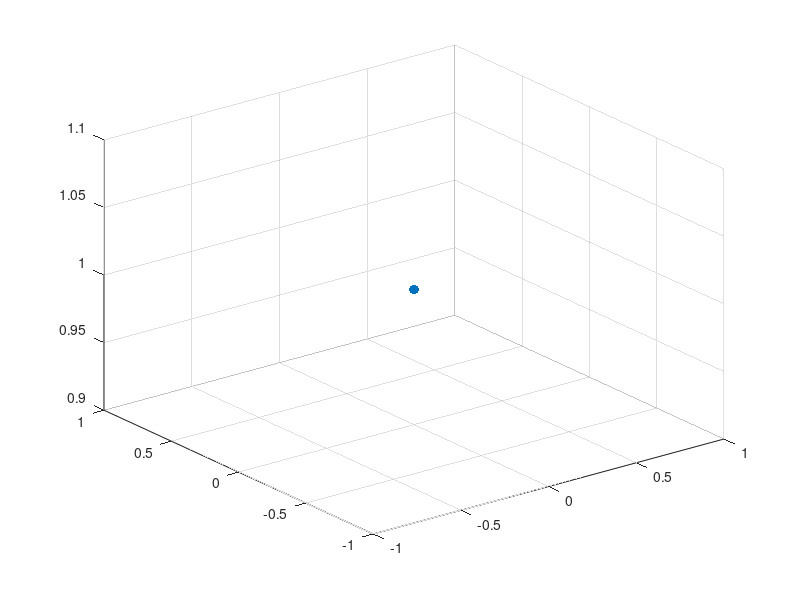

The MATLAB source for this figure: (Note: this script raises an error after producing the figure.)
close all; clear; clc;

% ----sensors----
h = 1;
% ---radar---
rhfov_deg = 120; rvfov_deg = 30;
rhfov = rhfov_deg/180*pi; rvfov = rvfov_deg/180*pi;
l1 = h/tan(rvfov/2); l2= 8;
h1 = 0; h2 = l2*tan(rvfov/2);
w = 3; lr = w/tan(rhfov/2);
vfovl1 = [0,0,h;0,l1,h1]; vfovl2 = [0,0,h;0,l2,h2+h];
hfovl1 = [0,0,h;-w,lr,h]; hfovl2 = [0,0,h;w,lr,h];

hres = 2/24; vres = 2/64;
hres_deg = hres/pi*180; vres_deg = vres/pi*180;
hres_p = rhfov/64; vres_p = rvfov/64;
hres_p_deg = rhfov_deg/64; vres_p_deg = rvfov_deg/64;
Nhcell = hres_deg/hres_p_deg; Nvcell = vres_deg/vres_p_deg;

%%
% ---camera---
chfov_deg = 85; cvfov_deg = 54;
chfov = chfov_deg/180*pi; cvfov = cvfov_deg/180*pi;
l3 = h/tan(cvfov/2); l4= 8;
h3 = 0; h4 = l2*tan(cvfov/2);
lc = w/tan(chfov/2);
vfovl3 = [0,0,h;0,l3,h3]; vfovl4 = [0,0,h;0,l4,h4+h];
hfovl3 = [0,0,h;-w,lc,h]; hfovl4 = [0,0,h;w,lc,h];

% ----objs----
blen = 0.5;
hblen = blen/2;
r = 5; % meter

phi_diff = hres*7; 
w_obj = r*sin(phi_diff/2);
l_obj = sqrt((r^2-w_obj^2)-(h-hblen)^2);
theta_diff = asin((h-hblen)/r);%theta_diff = vres*5;
%h_obj = r*sin(theta_diff/2);
h_obj = h-hblen; % hblen*2 + 0.5;
%l_obj2 = sqrt(r^2-h_obj^2);
bsize = [blen blen blen]; % box edge length
obj_srf_ctr = [-w_obj l_obj hblen; w_obj l_obj hblen; -w_obj l_obj h_obj]; % reflecting points
%obj_ctr0 = [-w_obj l_obj+hblen hblen; w_obj l_obj+hblen hblen; -w_obj l_obj+hblen h+h_obj]; 
obj_ctr = obj_srf_ctr + [0 hblen 0; 0 hblen 0; 0 hblen h]; % box's center
obj_org = obj_ctr - bsize/2; % box's origin

% ----plots----
figure(1); 
p1 = scatter3(0,0,h,50,'filled','m'); % sensor = [0,0,1];

%{
hold on; p2 = plot3(hfovl1(:,1)',hfovl1(:,2)',hfovl1(:,3)','-.b'); % radar FOV
hold on; plot3(hfovl2(:,1)',hfovl2(:,2)',hfovl2(:,3)','-.b'); 
hold on; p3 = plot3(vfovl1(:,1)',vfovl1(:,2)',vfovl1(:,3)','--b');
hold on; plot3(vfovl2(:,1)',vfovl2(:,2)',vfovl2(:,3)','--b'); 

hold on; p4 = plot3(hfovl3(:,1)',hfovl3(:,2)',hfovl3(:,3)','-.r'); % camera FOV
hold on; plot3(hfovl4(:,1)',hfovl4(:,2)',hfovl4(:,3)','-.r'); 
hold on; p5 = plot3(vfovl3(:,1)',vfovl3(:,2)',vfovl3(:,3)','--r');
hold on; plot3(vfovl4(:,1)',vfovl4(:,2)',vfovl4(:,3)','--r'); 

%}
plotcube(bsize, obj_org(1,:), 0.5, [1 0 0]); % object 1
plotcube(bsize, obj_org(2,:), 0.5, [0 1 0]); % object 2
plotcube(bsize, obj_org(3,:), 0.5, [0 0 1]); % object 3
plotcube(bsize, [0-0.25 7.5 1-0.25], 0.5, [0 1 1]); % object 4

plotcube([20 20 0.001], [-3 -3 -0.001], 0.1, [0 0 0]); % floor

%legend([p1 p2 p3 p4 p5],{'Sensors','Radar hFOV','Radar vFOV','Camera hFOV','Camera vFOV'})
axis equal;
xlabel('x(m)'),ylabel('y(m)'),zlabel('z(m)')
xlim([-2.5,2.5]),ylim([-1,9]),zlim([0,3])

function plotcube(varargin)
% PLOTCUBE - Display a 3D-cube in the current axes
%
%   PLOTCUBE(EDGES,ORIGIN,ALPHA,COLOR) displays a 3D-cube in the current axes
%   with the following properties:
%   * EDGES : 3-elements vector that defines the length of cube edges
%   * ORIGIN: 3-elements vector that defines the start point of the cube
%   * ALPHA : scalar that defines the transparency of the cube faces (from 0
%             to 1)
%   * COLOR : 3-elements vector that defines the faces color of the cube
%
% Example:
%   >> plotcube([5 5 5],[ 2  2  2],.8,[1 0 0]);
%   >> plotcube([5 5 5],[10 10 10],.8,[0 1 0]);
%   >> plotcube([5 5 5],[20 20 20],.8,[0 0 1]);
% Default input arguments
inArgs = { ...
  [10 56 100] , ... % Default edge sizes (x,y and z)
  [10 10  10] , ... % Default coordinates of the origin point of the cube
  .7          , ... % Default alpha value for the cube's faces
  [1 0 0]       ... % Default Color for the cube
  };
% Replace default input arguments by input values
inArgs(1:nargin) = varargin;
% Create all variables
[edges,origin,alpha,clr] = deal(inArgs{:});
XYZ = { ...
  [0 0 0 0]  [0 0 1 1]  [0 1 1 0] ; ...
  [1 1 1 1]  [0 0 1 1]  [0 1 1 0] ; ...
  [0 1 1 0]  [0 0 0 0]  [0 0 1 1] ; ...
  [0 1 1 0]  [1 1 1 1]  [0 0 1 1] ; ...
  [0 1 1 0]  [0 0 1 1]  [0 0 0 0] ; ...
  [0 1 1 0]  [0 0 1 1]  [1 1 1 1]   ...
  };
XYZ = mat2cell(...
  cellfun( @(x,y,z) x*y+z , ...
    XYZ , ...
    repmat(mat2cell(edges,1,[1 1 1]),6,1) , ...
    repmat(mat2cell(origin,1,[1 1 1]),6,1) , ...
    'UniformOutput',false), ...
  6,[1 1 1]);
cellfun(@patch,XYZ{1},XYZ{2},XYZ{3},...
  repmat({clr},6,1),...
  repmat({'FaceAlpha'},6,1),...
  repmat({alpha},6,1)...
  );
view(3)
end